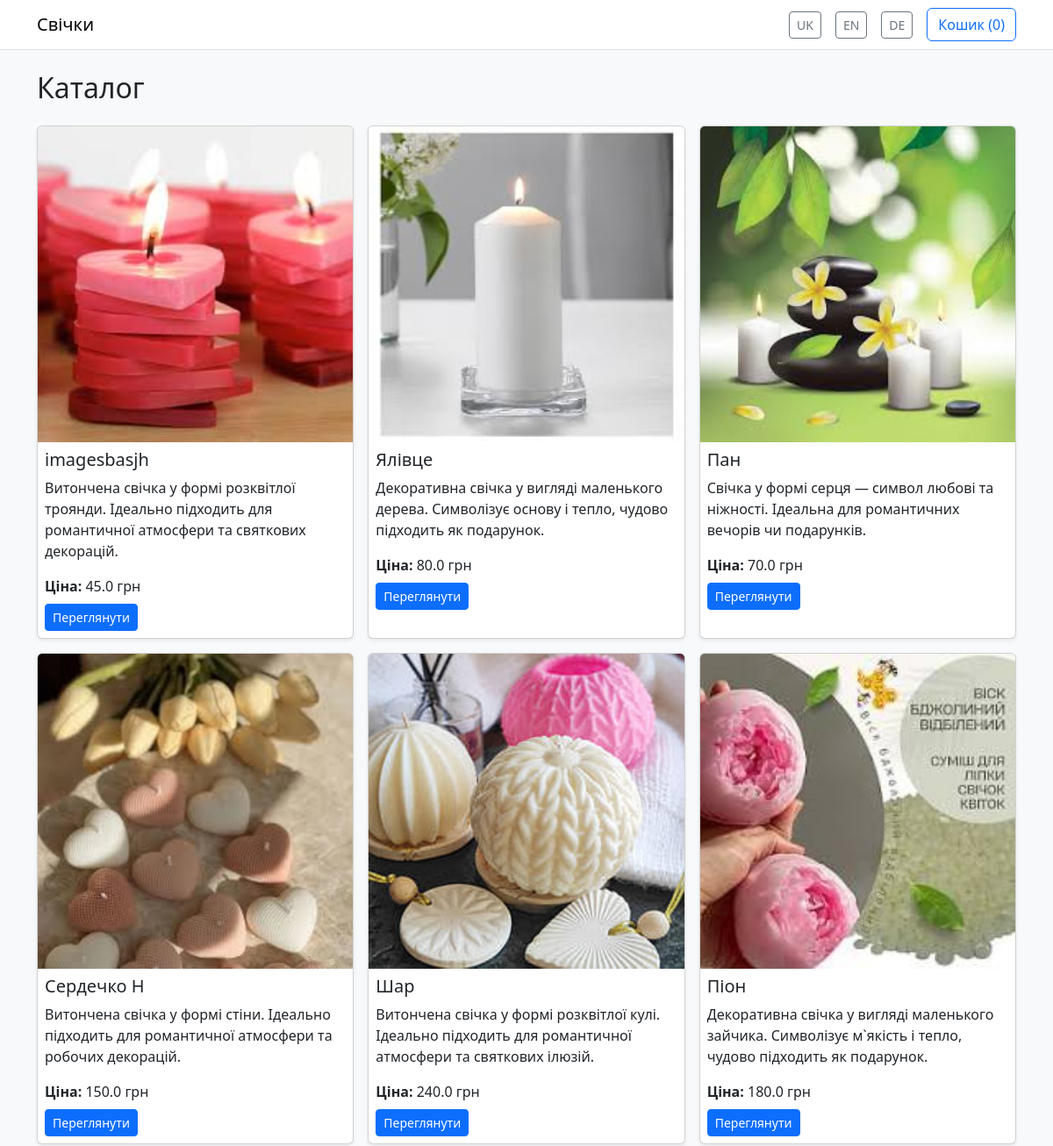
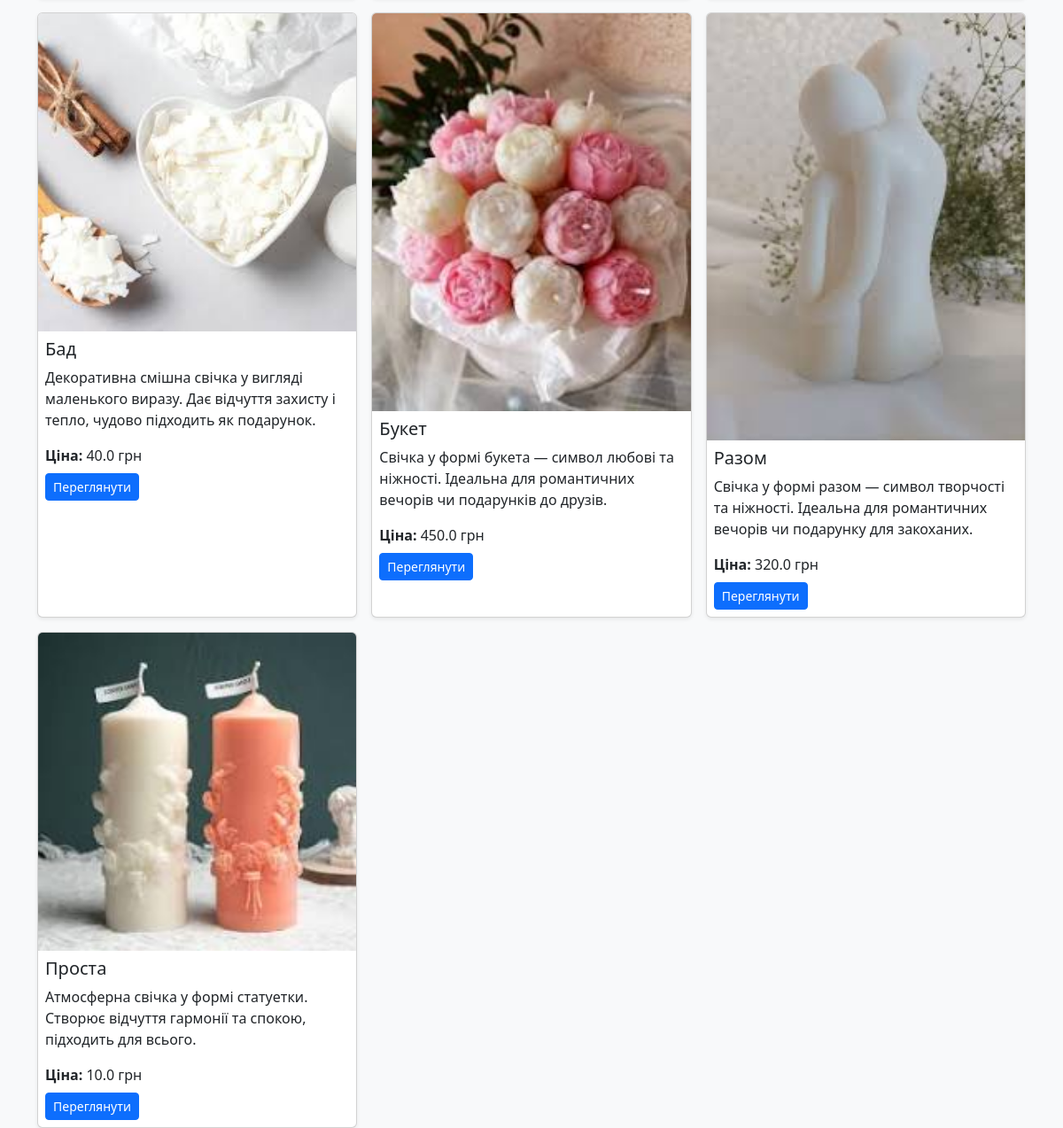
The page / on the database its author committed (2 pictures, top to bottom).
### tables this page shows
CREATE TABLE candles (
        id INTEGER PRIMARY KEY AUTOINCREMENT,
        name TEXT NOT NULL,
        price REAL NOT NULL,
        description TEXT,
        image_url TEXT,
        shape TEXT,
        colors TEXT
    );

### site_app.py (the view)
@app.route("/")
def index():
    conn = sqlite3.connect("app.db")
    cursor = conn.cursor()
    cursor.execute("SELECT * FROM candles")
    candles = cursor.fetchall()
    conn.close()
    return render_template("site/index.html", candles=candles)

### site_app.py (called while the page is built)
def get_locale():
    lang = request.args.get("lang")
    if lang in app.config["BABEL_SUPPORTED_LOCALES"]:
        return lang
    cookie_lang = request.cookies.get("lang")
    if cookie_lang in app.config["BABEL_SUPPORTED_LOCALES"]:
        return cookie_lang
    return app.config["BABEL_DEFAULT_LOCALE"]

@app.context_processor
def inject_globals():
    cart = session.get("cart", [])
    return dict(cart_count=len(cart), current_lang=get_locale())

### templates/site/index.html
{% extends "site/site_base.html" %}
{% block content %}
<h2 class="mb-4">{{ _('Каталог') }}</h2>
<div class="row g-3">
{% for c in candles %}
  <div class="col-12 col-sm-6 col-md-4">
    <div class="card h-100 shadow-sm">
      <img src="{{ url_for('static', filename=c[4]) }}" class="card-img-top" alt="{{ c[1] }}">
      <div class="card-body p-2">
        <h5 class="card-title">{{ c[1] }}</h5>
        <p class="card-text">{{ c[3] }}</p>
        <p class="mb-2"><strong>{{ _('Ціна') }}:</strong> {{ c[2] }} {{ _('грн') }}</p>
        <a class="btn btn-sm btn-primary" href="{{ url_for('product', candle_id=c[0]) }}">{{ _('Переглянути') }}</a>
      </div>
    </div>
  </div>
{% endfor %}
</div>
{% endblock %}

### rows shown on the page
candles: image_url+name (picture), name "imagesbasjh", description "Витончена свічка у формі розквітлої троянди. Ідеально підходить для романтичної атмосфери та святкових декорацій.", price "45.0"
candles: image_url (picture), name "Ялівце", description "Декоративна свічка у вигляді маленького дерева. Символізує основу і тепло, чудово підходить як подарунок.", price "80.0"
candles: image_url (picture), name "Пан", description "Свічка у формі серця — символ любові та ніжності. Ідеальна для романтичних вечорів чи подарунків.", price "70.0"
candles: image_url (picture), name "Сердечко Н", description "Витончена свічка у формі стіни. Ідеально підходить для романтичної атмосфери та робочих декорацій.", price "150.0"
candles: image_url (picture), name "Шар", description "Витончена свічка у формі розквітлої кулі. Ідеально підходить для романтичної атмосфери та святкових ілюзій.", price "240.0"
candles: image_url+name (picture), name "Піон", description "Декоративна свічка у вигляді маленького зайчика. Символізує м`якість і тепло, чудово підходить як подарунок.", price "180.0"
candles: image_url (picture), name "Бад", description "Декоративна смішна свічка у вигляді маленького виразу. Дає відчуття захисту і тепло, чудово підходить як подарунок.", price "40.0"
candles: image_url+name (picture), name "Букет", description "Свічка у формі букета — символ любові та ніжності. Ідеальна для романтичних вечорів чи подарунків до друзів.", price "450.0"
candles: image_url (picture), name "Разом", description "Свічка у формі разом — символ творчості та ніжності. Ідеальна для романтичних вечорів чи подарунку для закоханих.", price "320.0"
candles: image_url (picture), name "Проста", description "Атмосферна свічка у формі статуетки. Створює відчуття гармонії та спокою, підходить для всього.", price "10.0"

### other values the page prints
{{ cart_count }} "0"
